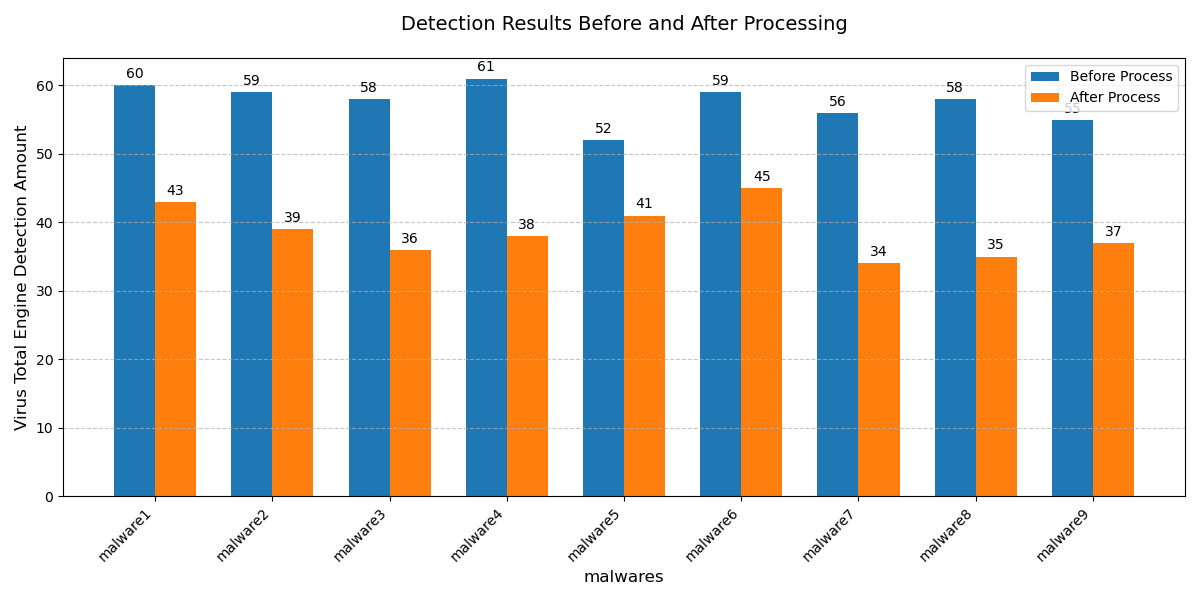

Python code for this plot:
import matplotlib.pyplot as plt

# 数据处理
data = [
    ['malware1-before-process', 60],
    ['malware1-after-process', 43],
    ['malware2-before-process', 59],
    ['malware2-after-process', 39],
    ['malware3-before-process', 58],
    ['malware3-after-process', 36],
    ['malware4-before-process', 61],
    ['malware4-after-process', 38],
    ['malware5-before-process', 52],
    ['malware5-after-process', 41],
    ['malware6-before-process', 59],
    ['malware6-after-process', 45],
    ['malware7-before-process', 56],
    ['malware7-after-process', 34],
    ['malware8-before-process', 58],
    ['malware8-after-process', 35],
    ['malware9-before-process', 55],
    ['malware9-after-process', 37]
]

malwares = []
before = []
after = []

for entry in data:
    malware_full, value = entry
    parts = malware_full.split('-')
    malware_name = parts[0]
    process_stage = parts[1]

    if process_stage == 'before':
        malwares.append(malware_name)
        before.append(value)
    else:
        after.append(value)

# 绘图设置
x = range(len(malwares))  # x轴位置
width = 0.35  # 柱子宽度

fig, ax = plt.subplots(figsize=(12, 6))
rects1 = ax.bar([i - width / 2 for i in x], before, width, label='Before Process', color='#1f77b4')
rects2 = ax.bar([i + width / 2 for i in x], after, width, label='After Process', color='#ff7f0e')

# 添加标签和标题
ax.set_xlabel('malwares', fontsize=12)
ax.set_ylabel('Virus Total Engine Detection Amount', fontsize=12)
ax.set_title('Detection Results Before and After Processing', fontsize=14, pad=20)
ax.set_xticks(x)
ax.set_xticklabels(malwares, rotation=45, ha='right')
ax.legend()


# 在柱子上方显示数值
def autolabel(rects):
    for rect in rects:
        height = rect.get_height()
        ax.annotate(f'{height}',
                    xy=(rect.get_x() + rect.get_width() / 2, height),
                    xytext=(0, 3),
                    textcoords="offset points",
                    ha='center', va='bottom')


autolabel(rects1)
autolabel(rects2)

# 调整布局和样式
plt.grid(axis='y', linestyle='--', alpha=0.7)
plt.tight_layout()
plt.show()
